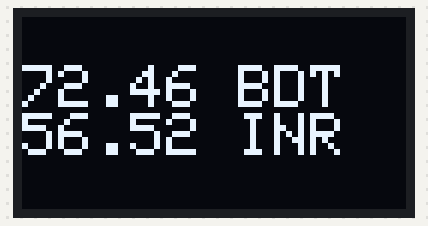
A sketch run on a simulated Arduino Uno, built with avr-gcc and run on an emulated ATmega328P. Parts: 128×64 one-colour display.

Above: at 5.1 s.

The sketch:

currency__v.01.ino
```cpp
#include <Wire.h>
#include <Adafruit_SSD1306.h>
#include <Adafruit_GFX.h>
#define OLED_WIDTH 128
#define OLED_HEIGHT 64

#define OLED_ADDR   0x3C

Adafruit_SSD1306 display(OLED_WIDTH, OLED_HEIGHT);

void setup() {
  display.begin(SSD1306_SWITCHCAPVCC, OLED_ADDR);
  display.clearDisplay();
  display.display();

  delay(5000);
}

void loop() {
  display.clearDisplay();

  display.setTextSize(2);
  display.setTextColor(WHITE);
  display.setCursor(0, 16);
  display.println("72.46 BDT");
  display.println("56.52 INR ");

  //display.println(" v: 0.1 ");

  display.display();
  delay(5000);
}
```
